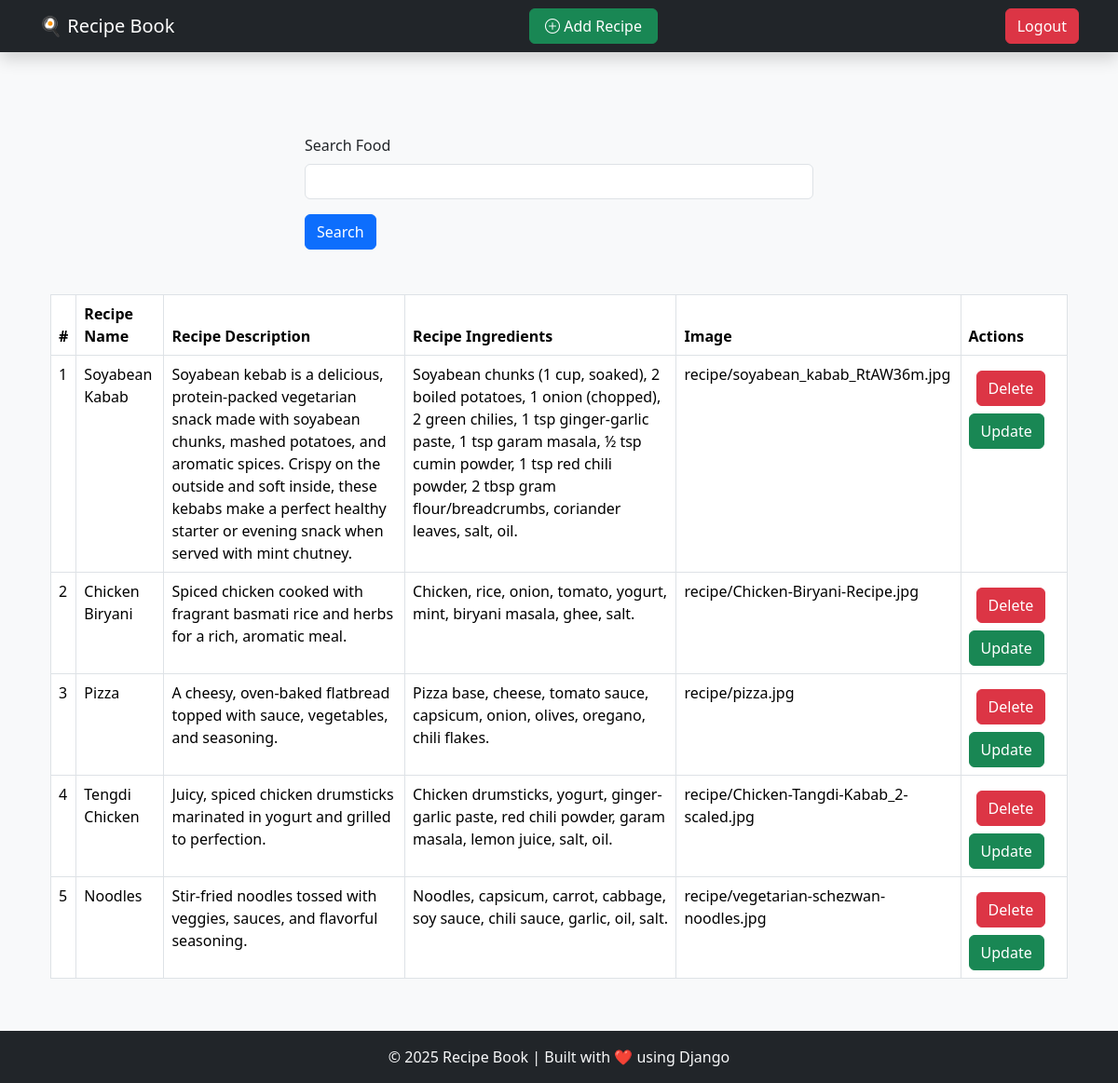
The page /display_recipe/ (signed in) on the database as committed earlier.
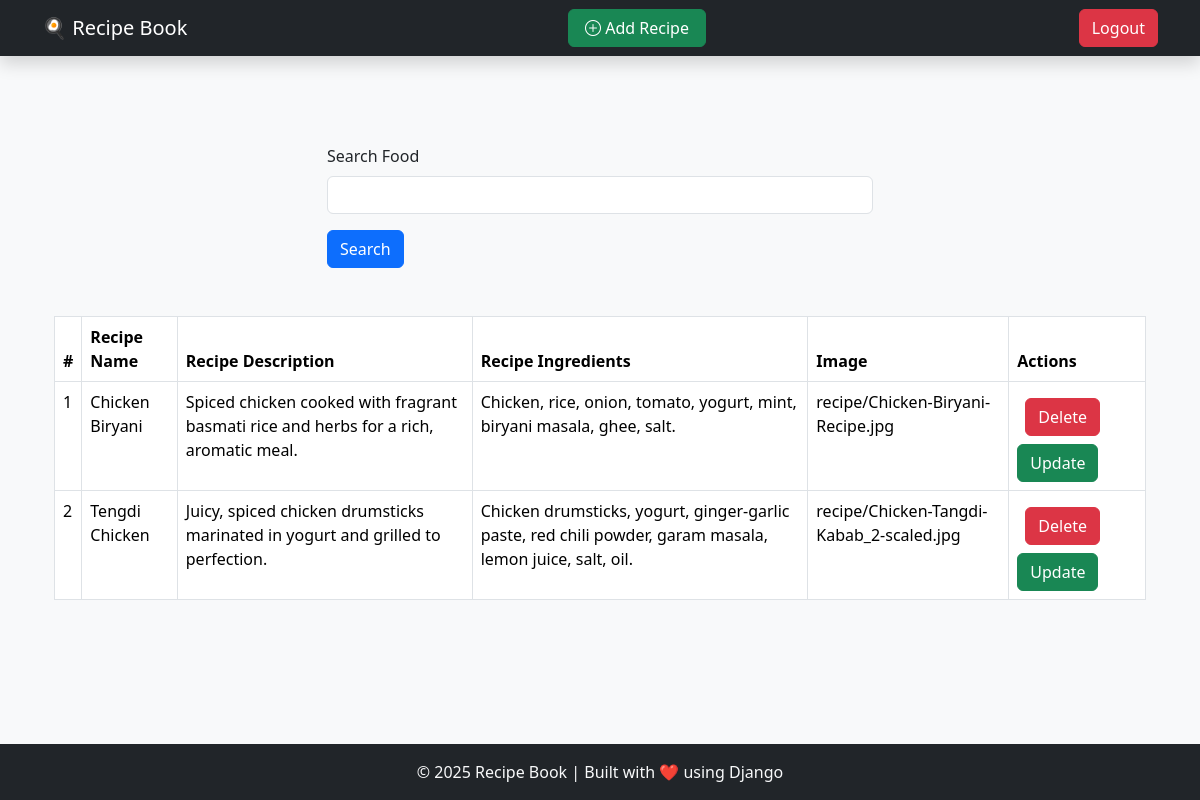
The same page on the database as committed later.
### recipes/models.py (models this page shows, shortened)
class Recipe(models.Model):
    user = models.ForeignKey(User, on_delete=models.SET_NULL,null=True,blank=True)
    title = models.CharField(max_length=100)
    description = models.TextField()
    ingredients = models.TextField()
    image = models.ImageField(upload_to="recipe")

### recipes/views.py (the view)
# urls.py: path('display_recipe/',display_recipe,name='display_recipe'),
@login_required(login_url='/login/')
def display_recipe(request):
    recipes = Recipe.objects.all()
    if request.GET.get('search'):
        search_term = request.GET.get('search')
        recipes = recipes.filter(title__icontains=search_term)
    context = {'recipes': recipes}
    return render(request, 'display_recipe.html', context)

### templates/display_recipe.html (shortened to what this page needs)
{% extends "base.html" %}
{% block content %}
    <div class="container mt-5">
        <div class="mt-2 mb-3">
            <div class="mx-auto col-6">
            <form method="get">
            <div class="mb-3">
                <label for="search" class="form-label">Search Food</label>
                <input name="search" type="text" class="form-control" >
            </div>
            <button type="submit" class="btn btn-primary">Search</button>
            </form>
            </div>
        <table class="table table-hover table-bordered mt-5">
            <thead>
            <tr>
                <th scope="col">#</th>
                <th scope="col">Recipe Name</th>
                <th scope="col">Recipe Description</th>
                <th scope="col">Recipe Ingredients</th>
                <th scope="col">Image</th>
                <th scope="col">Actions</th>
            </tr>
            </thead>
            <tbody>
            {% for RO in recipes %}
            <tr>
                <td scope="row">{{forloop.counter}}</td>
                <td>{{RO.title}}</td>
                <td>{{RO.description}}</td>
                <td>{{RO.ingredients}}</td>
                <td>{{RO.image}}</td>
                <td>
                    <a href="/delete_recipe/{{RO.id}}" class="btn btn-danger m-2">Delete</a>
                    <a href="/update_recipe/{{RO.id}}" class="btn btn-success">Update</a>
                </td>
            </tr>
            {% empty %}
            <tr>
                <td colspan="6" class="text-center text-muted">
                    <div class="alert alert-warning">No recipes found.</div>
                </td>
            </tr>
            {% endfor %}
            </tbody>
        </table>
    </div>
{% endblock %}

### templates/base.html (shortened to what this page needs)
<!DOCTYPE html>
<html lang="en">
<head>
    <link href="https://cdn.jsdelivr.net/npm/bootstrap@5.3.2/dist/css/bootstrap.min.css" rel="stylesheet">
     <link rel="stylesheet" href="https://cdn.jsdelivr.net/npm/bootstrap-icons@1.10.5/font/bootstrap-icons.css">
</head>
<body class="bg-light">
<nav class="navbar navbar-expand-lg navbar-dark bg-dark fixed-top shadow">
  <div class="container">
    <a class="navbar-brand" href="">🍳 Recipe Book</a>
    {% if request.user.is_authenticated %}
    <a href="/recipes_detail/" class="btn btn-success me-2 px-3">
    <i class="bi bi-plus-circle"></i> Add Recipe
    </a>
    <a href="/logout/" class="btn btn-danger" type="submit">Logout</a>
    {% else %}
    <a href="/login/" class="btn btn-danger" type="submit">Login</a>
    {% endif %}
  </div>
</nav>
<main class="flex-grow-1">
<div class="container py-5 mt-5 mb-5">
    {% block content %}{% endblock %}
</div>
</main>
<footer class="bg-dark text-light text-center py-3 fixed-bottom mt-auto">
    <p class="mb-0">© 2025 Recipe Book | Built with ❤️ using Django</p>
</footer>
</body>
</html>

Rows that differ between the two databases and show on the page:
removed Recipe: title "Soyabean Kabab", description "Soyabean kebab is a delicious, protein-packed vegetarian snack made with soyabean chunks, mashed potatoes, and aromatic spices. Crispy on the outside and soft inside, these kebabs make a perfect healthy starter or evening snack when served with mint chutney.", ingredients "Soyabean chunks (1 cup, soaked), 2 boiled potatoes, 1 onion (chopped), 2 green chilies, 1 tsp ginger-garlic paste, 1 tsp garam masala, ½ tsp cumin powder, 1 tsp red chili powder, 2 tbsp gram flour/breadcrumbs, coriander leaves, salt, oil.", image "recipe/soyabean_kabab_RtAW36m.jpg"
removed Recipe: title "Pizza", description "A cheesy, oven-baked flatbread topped with sauce, vegetables, and seasoning.", ingredients "Pizza base, cheese, tomato sauce, capsicum, onion, olives, oregano, chili flakes.", image "recipe/pizza.jpg"
removed Recipe: title "Noodles", description "Stir-fried noodles tossed with veggies, sauces, and flavorful seasoning.", ingredients "Noodles, capsicum, carrot, cabbage, soy sauce, chili sauce, garlic, oil, salt.", image "recipe/vegetarian-schezwan-noodles.jpg"
